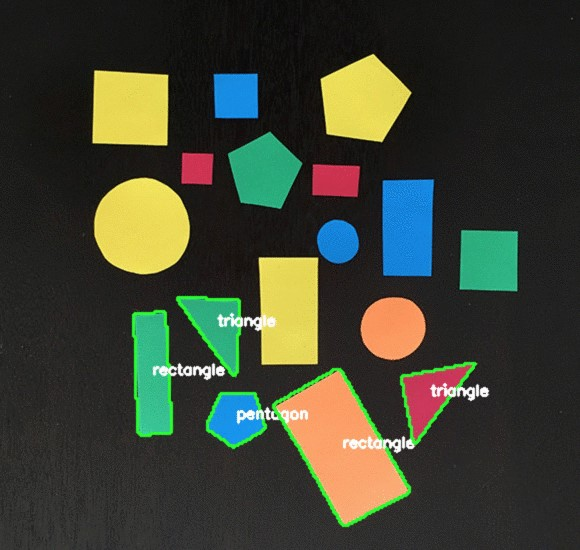
//> input picture ImageProcessingBasics/Resources/Shapes.jpg, 580 x 550 px
$ ./ColorDetection   (built with g++ and OpenCV 4)
//> lines starting //> are read from the running program, lines starting //| are printed output that depends on the picture; after the words box and inside, x2 and y2 are one past the last pixel; in counts of white or black regions, pixels touching at a corner belong together
#include<opencv2/imgcodecs.hpp>
#include<opencv2/highgui.hpp>
#include<opencv2/imgproc.hpp>
#include<iostream>

using namespace cv;
using namespace std;

/// <summary>
/// Image
/// </summary>
int hue_min = 0, sat_min = 0, val_min = 0;
int hue_max = 179, val_max = 255, sat_max = 255;
void main()
{
	string path = "Resources/Shapes.jpg";
	Mat img_lamb = imread(path); //Matrix Datatype used by openCV
//> img_lamb is the input picture: 550 rows x 580 cols, CV_8UC3; mean B, G, R 50.3, 65.3, 61.2
	Mat img_hsv, mask;

	// Converting color image to HSV color frame
	cvtColor(img_lamb, img_hsv, COLOR_BGR2HSV);
//> img_hsv: 550 rows x 580 cols, CV_8UC3; mean H, S, V 36, 61.5, 75.5

	namedWindow("HSV Trackbars", (240, 240));
	createTrackbar("Hue Min", "HSV Trackbars", &hue_min, 179);
//> slider 'Hue Min' is set to 35
	createTrackbar("Hue Max", "HSV Trackbars", &hue_max, 179);
	createTrackbar("Sat Min", "HSV Trackbars", &sat_min, 255);
//> slider 'Sat Min' is set to 51
	createTrackbar("Sat Max", "HSV Trackbars", &sat_max, 255);
	createTrackbar("Val Min", "HSV Trackbars", &val_min, 255);
//> slider 'Val Min' is set to 51
	createTrackbar("Val Max", "HSV Trackbars", &val_max, 255);

	while (true)
	{
		Scalar lower(hue_min, sat_min, val_min);
		Scalar upper(hue_max, sat_max, val_max);
		inRange(img_hsv, lower, upper, mask);
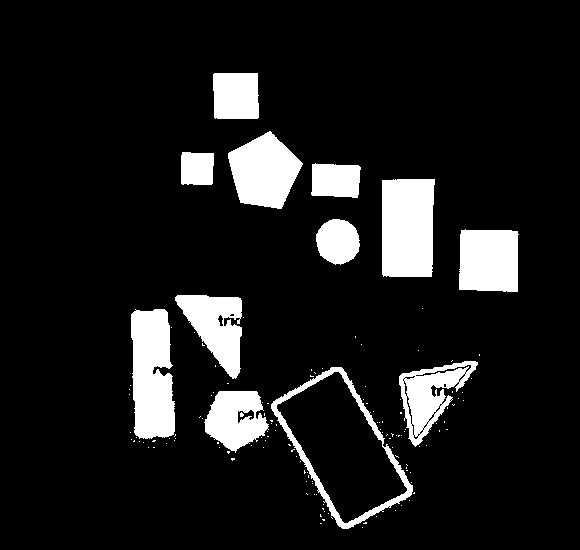
//> mask: 550 rows x 580 cols, CV_8UC1; 10.9% white; 134 white regions (122 under 20 px), largest, box (x1, y1, x2, y2) and area: (382, 179, 435, 277) 5002, (131, 309, 175, 439) 4807, (228, 131, 303, 209) 3882
		imshow("Lamb Image", img_lamb);
		imshow("Lamb HSV Image", img_hsv);
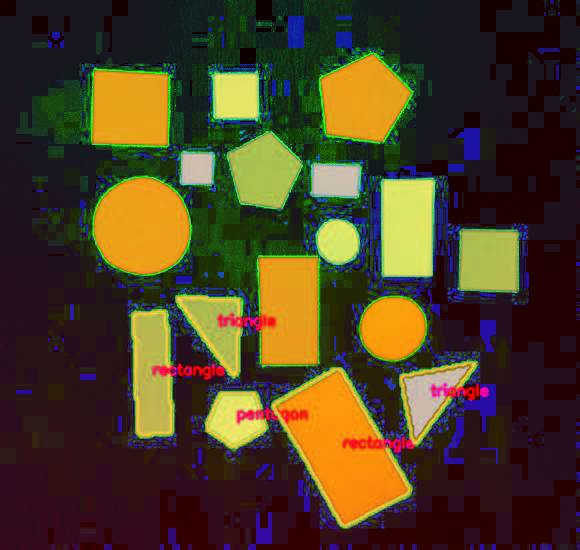
//> window 'Lamb HSV Image': 550 rows x 580 cols, CV_8UC3; mean B, G, R 36, 61.5, 75.5
		imshow("Lamb Mask", mask);
		waitKey(1);
	}


}

$ run again, with ImageProcessingBasics/Resources/test.jpg copied over ImageProcessingBasics/Resources/Shapes.jpg
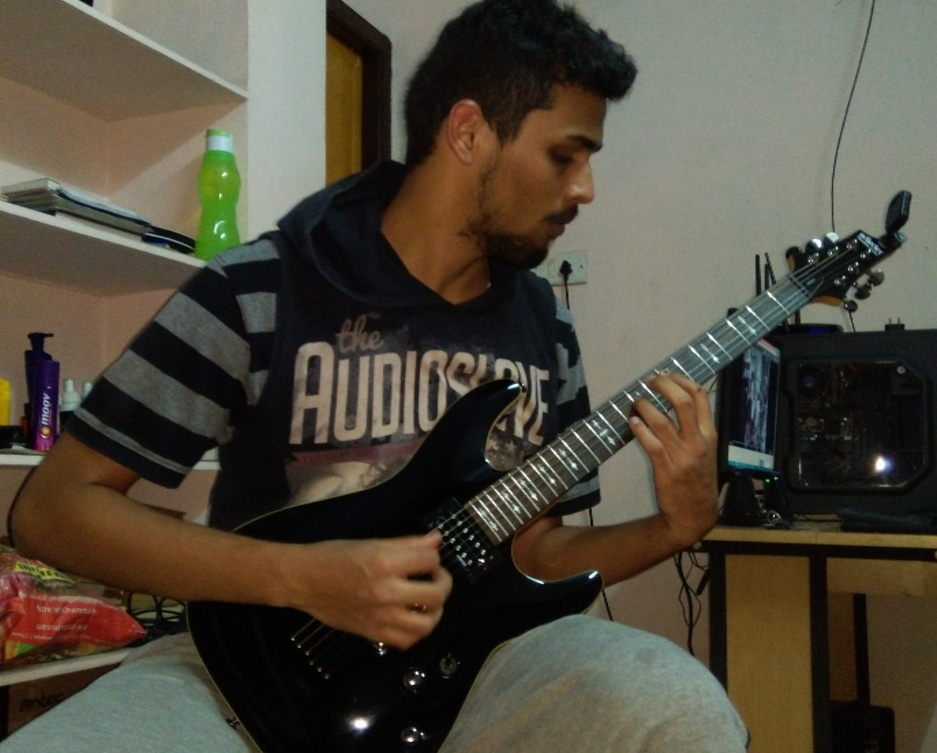
//> input picture ImageProcessingBasics/Resources/test.jpg, 937 x 753 px, shrunk from 1313 x 1055 before the run
//> img_lamb is the input picture: 753 rows x 937 cols, CV_8UC3; mean B, G, R 61.1, 74.4, 80.8
//> img_hsv: 753 rows x 937 cols, CV_8UC3; mean H, S, V 40.9, 82.1, 84.2
//> `inRange(img_hsv, lower, upper, mask);`:
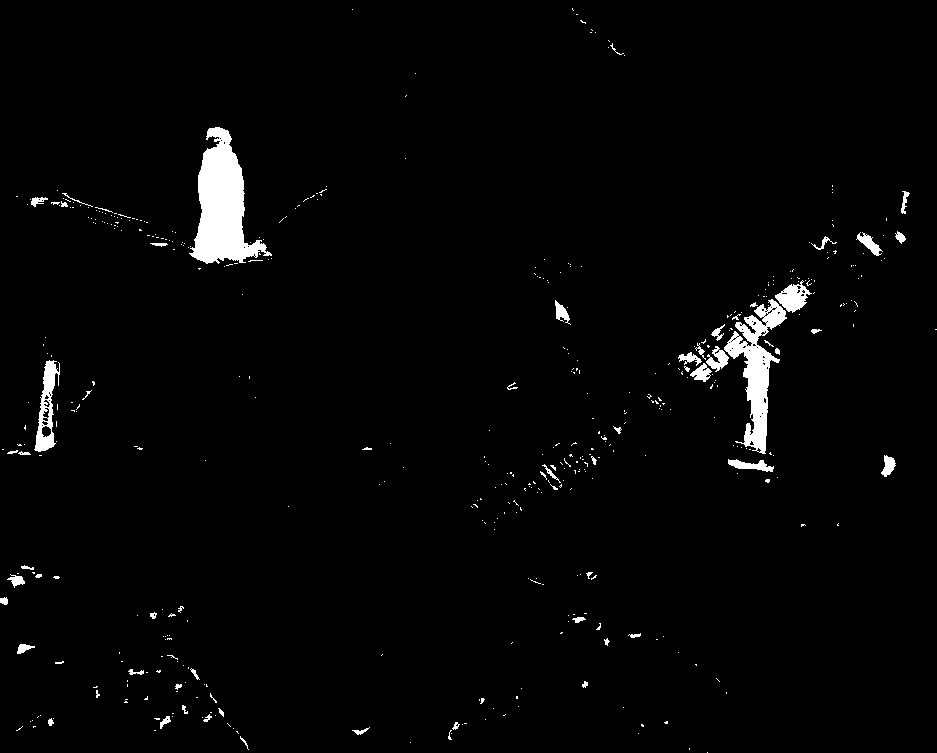
//> mask: 753 rows x 937 cols, CV_8UC1; 2.2% white; 465 white regions (407 under 20 px), largest, box (x1, y1, x2, y2) and area: (189, 127, 272, 264) 5561, (724, 299, 787, 454) 3466, (34, 360, 60, 452) 1035
//> `imshow("Lamb HSV Image", img_hsv);`:
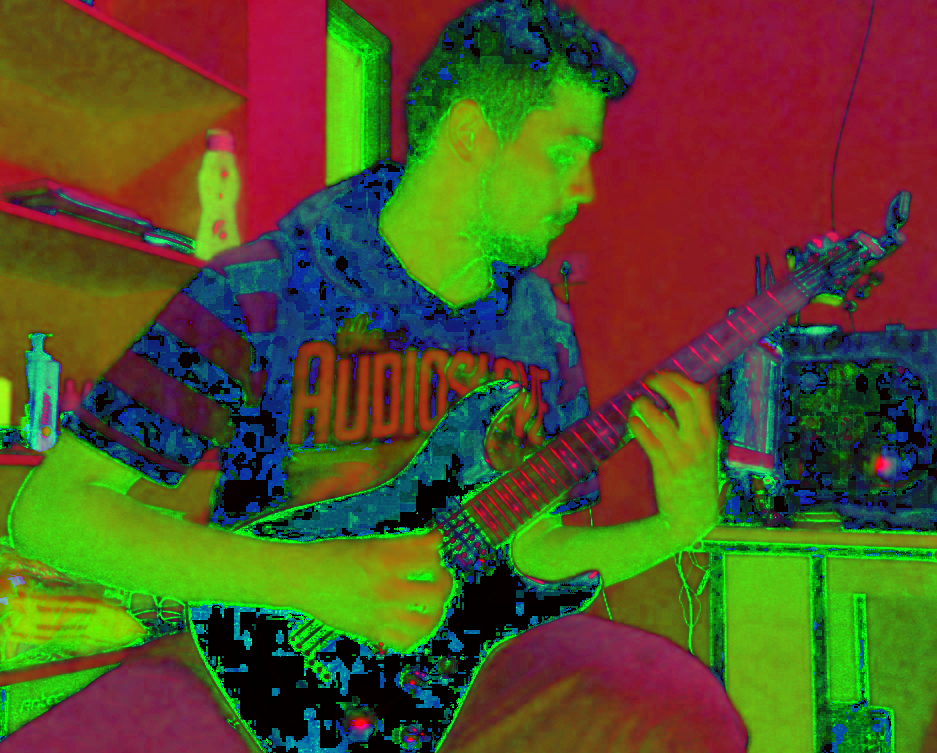
//> window 'Lamb HSV Image': 753 rows x 937 cols, CV_8UC3; mean B, G, R 40.9, 82.1, 84.2
